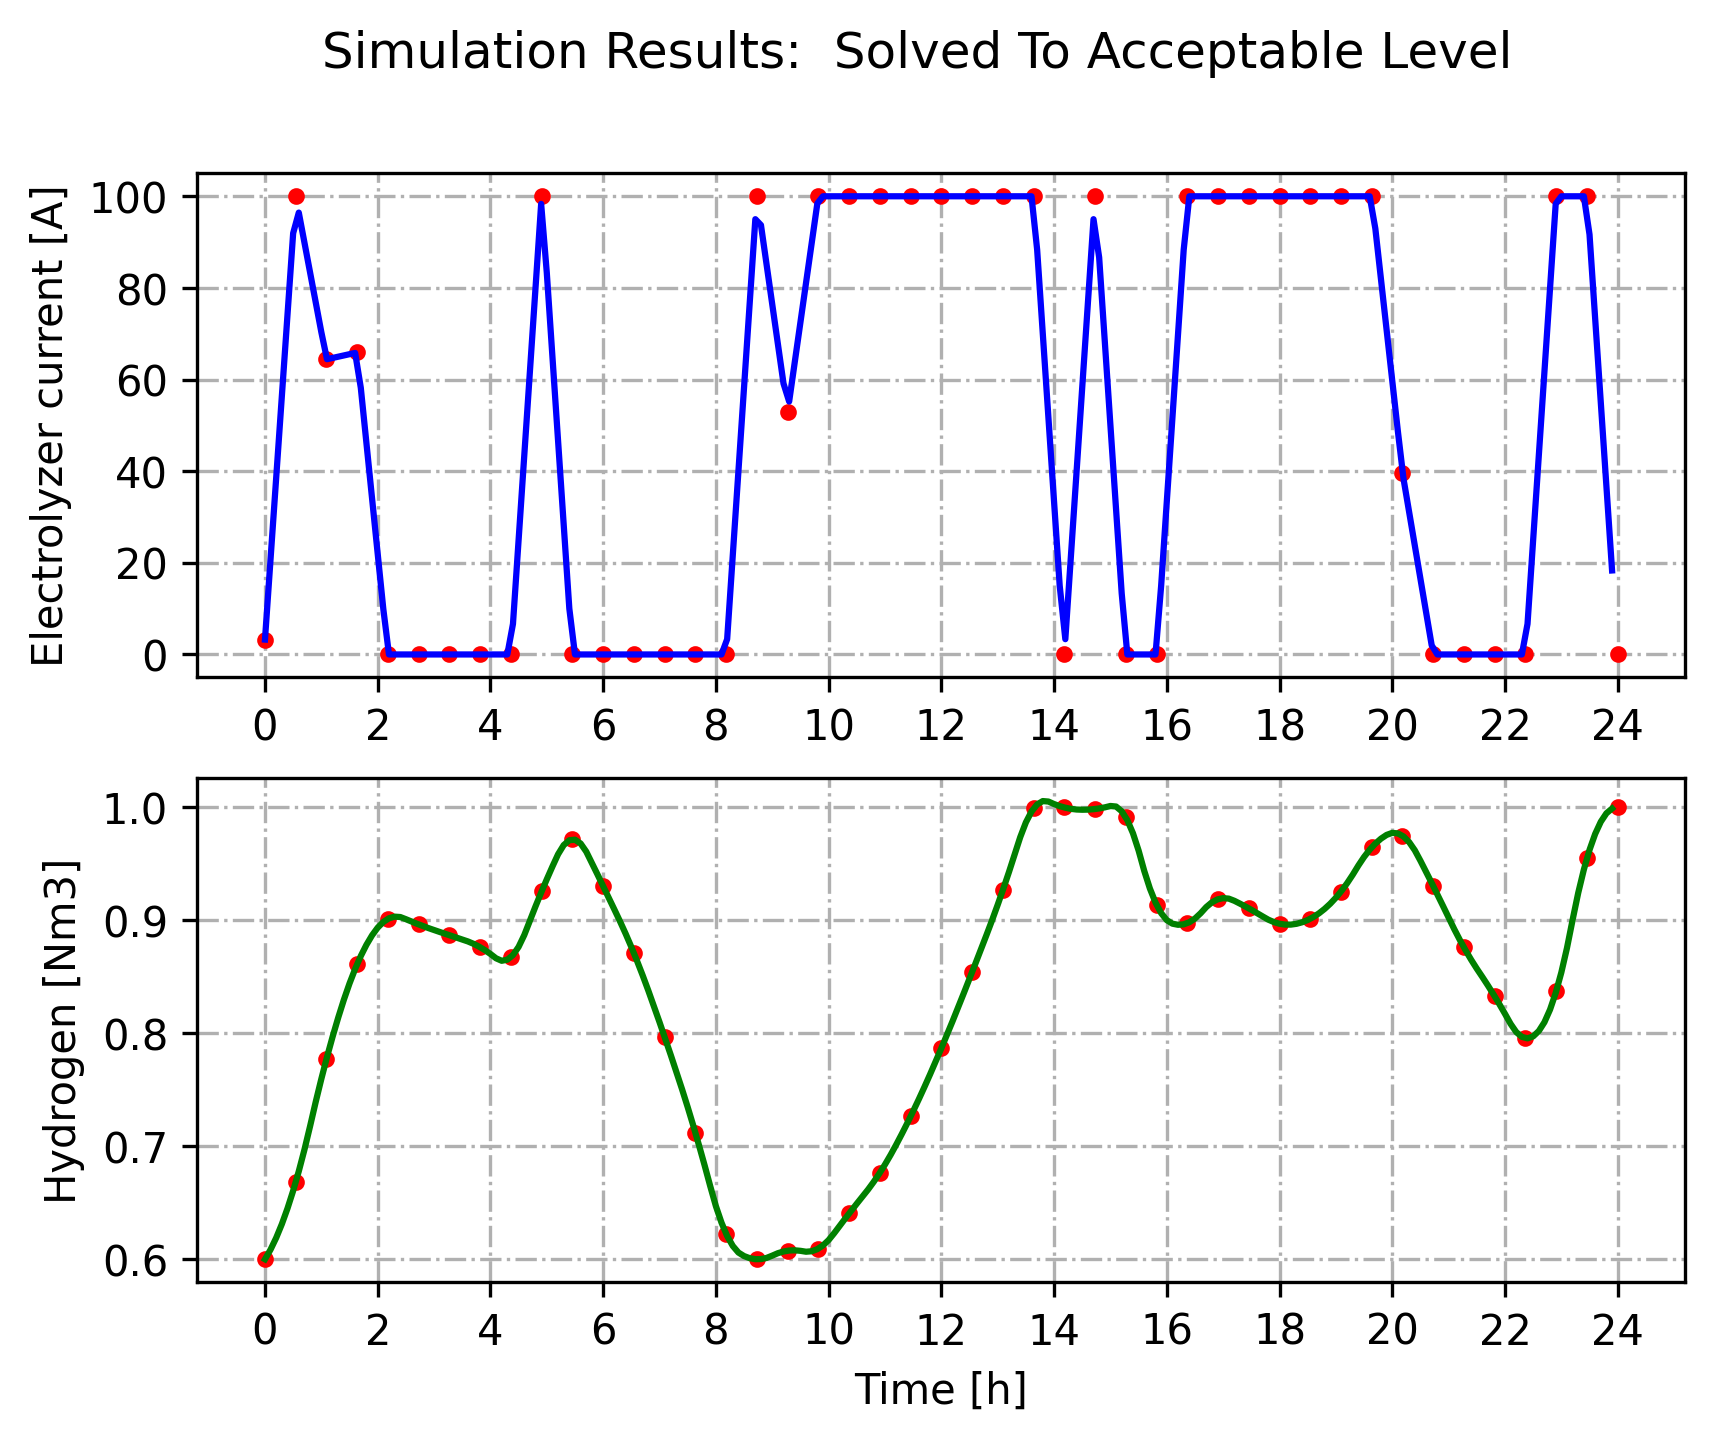

Write Python code to recreate this figure.
# Imports
import casadi as ca
import numpy as np
import matplotlib.pyplot as plt
from scipy import interpolate
from scipy.io import loadmat

# Define Lambert W function
def lambertw(x):
    E = 0.4586887;
    return (1+E)*ca.log(6/5*x/ca.log(12/5*x/ca.log(1+12/5*x)) ) -E*ca.log(2*x/ca.log(1+2*x))

# Preliminaries
Tf = 1440 # Final time (min)
#N = 2*Tf # Number of control intervals 
N = 45
M_0 = 0.65 # Initial mass of hydrogen (Nm3)
M_min = 0.6 # Minimum mass of hydrogen (Nm3)
M_max = 1 # Maximum mass of hydrogen (Nm3)
I_e_0 = 30 # Initial current (A)
I_e_std = 5 # Standby current (A)
I_e_min = 25 # Minimum current (A)
I_e_max = 100 # Maximum current (A)

# Read irradiation and demand data from file
mat_contents = loadmat('ocp-2/vetores_sol_carga.mat')

ini = Tf
fim = 2*Tf # Take second day

sol_real = mat_contents['sol_real'][ini:fim]
fdemanda = -0.18+mat_contents['carga_real'][ini:fim]
t_file = np.arange(1,len(sol_real)+1,1)

# Create interpolants
Irradiation = ca.interpolant("Irradiation", "bspline", [t_file], sol_real.flatten()) # Normalized irradiation
HydrogenDemand = ca.interpolant("HydrogenDemand", "bspline", [t_file], fdemanda.flatten()) # (Nm3/h)

# Declare constants
R = 8.314 # Gas constant
F = 96485 # Faraday constant
Q = 1.6e-19 # Elementary charge
K = 1.38e-23 # Boltzmann constant

# Declare electrolyzer parameters
A_el = 212.5            # Stack area
N_el = 22500            # Number of cells
P_h2 = 6.9              # Hydrogen partial pressure
P_o2 = 1.3              # Oxygen partial pressure
I_ao = 1.0631e-6        # Anode current density 
I_co = 1e-3             # Cathode current density
delta_b = 178e-6        # Membrane thickness
lambda_b = 21           # Membrana water content
t_el = 298              # Temperature

# Declare photovoltaic parameters
N_ps = 8            # Number of panels in parallel
N_ss = 300          # Number of panels in series
T_ps =  298         # Temperature
Tr = 298            # Reference temperature
Isc = 3.27          # Short circuit current at Tr
Kl = 0.0017         # Short circuit current temperature coeff
Ior = 2.0793e-6     # Ior - Irs at Tr
Ego = 1.1           # Band gap energy of the semiconductor
A = 1.6             # Factor. cell deviation from de ideal pn junction

# Declare variables
m_h2 = ca.MX.sym('m_h2') # State - Mass of hydrogen
i_el = ca.MX.sym('i_el') # Control - Electrical current in electrolyzer
p_el = ca.MX.sym('p_el') # Control - Electrolyzer state
time = ca.MX.sym('time') # Time

# Intermediate electrolyzer variables
i = i_el/A_el # Current density
ro_b = (0.005139*lambda_b - 0.00326) * ca.exp(1268*(1/303 - 1/t_el)) # Membrane conductivity
v_el_0 = 1.23 - 0.0009*(t_el-298) + 2.3*R*t_el*ca.log(P_h2**2*P_o2)/(4*F) # Reversible potential of the electrolyzer
v_etd = (R*t_el/F)*ca.asinh(.5*i/I_ao) + (R*t_el/F)*ca.asinh(.5*i/I_co) + i*delta_b/ro_b # Eletrode overpotential
v_el_hom_ion = delta_b*i_el/(A_el*ro_b) # Ohmic overvoltage and ionic overpotential

# Intermediate photovoltaic variables
Vt = K*T_ps/Q
Iph = (Isc+Kl*(T_ps-Tr))*Irradiation(time)
Irs = Ior*(T_ps/Tr)** 3*ca.exp(Q*Ego*(1/Tr-1/T_ps)/(K*A))

# Algebraic equations
f_h2 =  p_el*(N_el*i_el/F)*(11.126/(60*1000)) # Hydrogen production rate (Nm3/min)
v_el = v_el_0 + v_etd + v_el_hom_ion
v_ps = (N_ss*Vt*A*(lambertw(ca.exp(1)*(Iph/Irs+1))-1))
i_ps = N_ps*(Iph-Irs*(ca.exp(v_ps/(N_ss*Vt))-1)) 

# Lagrange cost function
f_q = (p_el*(I_e_min-i_el))*((N_el*v_el*i_el) - v_ps*i_ps)**2

# Diferential equations
m_h2_dot = f_h2 - HydrogenDemand(time)/60

f = ca.Function('f', [m_h2, i_el, p_el, time], [m_h2_dot, f_q], ['x', 'u_i', 'u_p', 't'], ['x_dot', 'L'])

# Creat NPL problem
t = np.linspace(0, Tf, num=N, endpoint=True)
h = [t[k+1]-t[k] for k in range(N-1)]

X = []
U = []

for k in range(N):
    X += [ca.MX.sym('X_' + str(k))]
    U += [ca.MX.sym('U_' + str(k), 2)]

L = 0
g = []
lbg = []
ubg = []
for k in range(N-1):
    # 
    f_k, w_k = f(X[k], U[k][0], U[k][1], t[k])
    f_k_1, w_k_1 = f(X[k+1], U[k+1][0], U[k+1][1], t[k+1])
    L = L + .5*h[k]*(w_k + w_k_1)

    # Add equality constraint
    g +=  [.5*h[k]*(f_k + f_k_1) + X[k] - X[k+1]]
    lbg += [0]
    ubg += [0]

w=[]
w0 = []
lbw = []
ubw = []

# For plotting x and u given w
x_plot = []
u_plot = []

for k in range(N):
    # New NLP variable for the control
    w += [U[k]]
    lbw += [I_e_std, 0]
    ubw += [I_e_max, 1]
    w0 += [I_e_0, 1]

    # New NLP variable for state at end of interval
    w   += [X[k]]
    lbw += [M_min]
    ubw += [M_max]
    w0  += [M_0]
    x_plot += [X[k]]
    u_plot += [U[k]]

# Set the initial condition for the state
lbw[1] = M_0
ubw[1] = M_0

# Concatenate vectors
w = ca.vertcat(*w)
g = ca.vertcat(*g)
x_plot = ca.horzcat(*x_plot)
u_plot = ca.horzcat(*u_plot)

# Solve the NLP
# Creat NPL Solver
prob = {'f': L, 'x': w, 'g': g}

# NLP solver options
opts = {"ipopt.output_file" : "ocp-2/ocp-trapezoid-collocation.txt"}

# Use IPOPT as the NLP solver
solver = ca.nlpsol('solver', 'ipopt', prob, opts)

# Call the solver
sol = solver(x0=w0, lbx=lbw, ubx=ubw, lbg=lbg, ubg=ubg)

# Retrieve the optimization status
optimzation_status = ''
with open('ocp-2/ocp-trapezoid-collocation.txt') as file:
    for line in file:
        if line.startswith('EXIT'):
            optimzation_status = line.strip()[5:-1]

# Retrieve the solution
trajectories = ca.Function('trajectories', [w], [x_plot, u_plot], ['w'], ['x', 'u'])
x_opt, u_opt = trajectories(sol['x'])
x_opt = x_opt.full()
u_opt = u_opt.full()
i_el_opt = u_opt[0]*u_opt[1] 

# Plot results
t = t/60
f_x_opt = interpolate.interp1d(t, x_opt, kind='quadratic')
f_u_opt = interpolate.interp1d(t, i_el_opt, kind='linear')
t_new = np.arange(0, 24, 0.1)

fig, axs = plt.subplots(2,1)
fig.suptitle('Simulation Results: ' + optimzation_status)

axs[0].plot(t, i_el_opt, '.r', t_new, f_u_opt(t_new), '-b')
axs[0].set_ylabel('Electrolyzer current [A]')
axs[0].grid(axis='both',linestyle='-.')
axs[0].set_xticks(np.arange(0, 26, 2))

axs[1].plot(t, *x_opt, '.r', t_new, *f_x_opt(t_new), '-g')
axs[1].set_ylabel('Hydrogen [Nm3]')
axs[1].set_xlabel('Time [h]')
axs[1].grid(axis='both',linestyle='-.')
axs[1].set_xticks(np.arange(0, 26, 2))

plt.savefig('ocp-2/ocp-trapezoid-collocation.png', bbox_inches='tight', dpi=300)